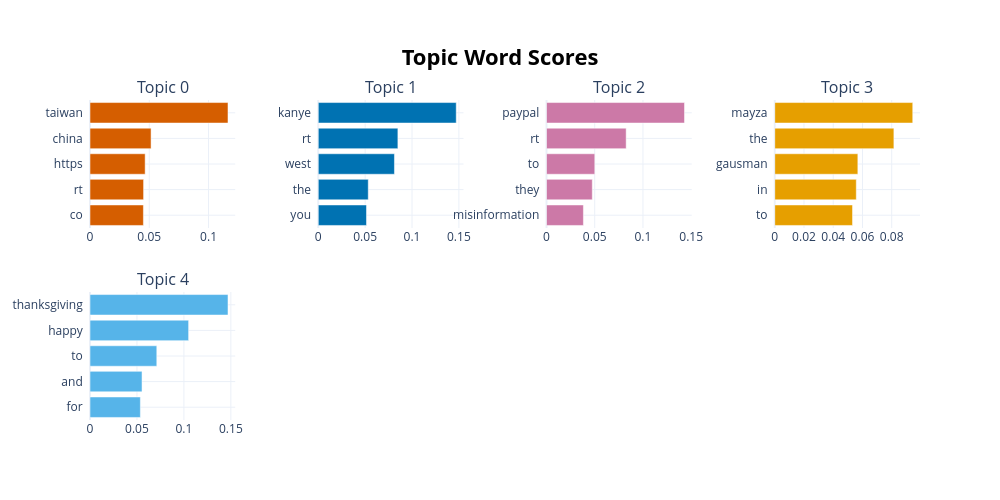

Write notebook code for a chart like this one.
### Code cell
topic_model.visualize_barchart()

### Figure 1 — Plotly figure (JSON) as saved in the notebook; plotly's stock layout.template omitted (floating-point values rounded to 4 significant figures)
{"data": [{"marker": {"color": "#D55E00"}, "orientation": "h", "type": "bar", "x": [0.04505, 0.04521, 0.04653, 0.05152, 0.1164], "xaxis": "x", "y": ["co  ", "rt  ", "https  ", "china  ", "taiwan  "], "yaxis": "y"}, {"marker": {"color": "#0072B2"}, "orientation": "h", "type": "bar", "x": [0.05145, 0.05333, 0.08126, 0.08494, 0.1472], "xaxis": "x2", "y": ["you  ", "the  ", "west  ", "rt  ", "kanye  "], "yaxis": "y2"}, {"marker": {"color": "#CC79A7"}, "orientation": "h", "type": "bar", "x": [0.03825, 0.04747, 0.05007, 0.0826, 0.1431], "xaxis": "x3", "y": ["misinformation  ", "they  ", "to  ", "rt  ", "paypal  "], "yaxis": "y3"}, {"marker": {"color": "#E69F00"}, "orientation": "h", "type": "bar", "x": [0.05319, 0.05577, 0.05684, 0.08149, 0.09438], "xaxis": "x4", "y": ["to  ", "in  ", "gausman  ", "the  ", "mayza  "], "yaxis": "y4"}, {"marker": {"color": "#56B4E9"}, "orientation": "h", "type": "bar", "x": [0.05363, 0.0554, 0.07113, 0.105, 0.1469], "xaxis": "x5", "y": ["for  ", "and  ", "to  ", "happy  ", "thanksgiving  "], "yaxis": "y5"}], "layout": {"annotations": [{"font": {"size": 16}, "showarrow": false, "text": "Topic 0", "x": 0.0875, "xanchor": "center", "xref": "paper", "y": 1, "yanchor": "bottom", "yref": "paper"}, {"font": {"size": 16}, "showarrow": false, "text": "Topic 1", "x": 0.3625, "xanchor": "center", "xref": "paper", "y": 1, "yanchor": "bottom", "yref": "paper"}, {"font": {"size": 16}, "showarrow": false, "text": "Topic 2", "x": 0.6375, "xanchor": "center", "xref": "paper", "y": 1, "yanchor": "bottom", "yref": "paper"}, {"font": {"size": 16}, "showarrow": false, "text": "Topic 3", "x": 0.9125, "xanchor": "center", "xref": "paper", "y": 1, "yanchor": "bottom", "yref": "paper"}, {"font": {"size": 16}, "showarrow": false, "text": "Topic 4", "x": 0.0875, "xanchor": "center", "xref": "paper", "y": 0.4, "yanchor": "bottom", "yref": "paper"}], "height": 500, "hoverlabel": {"bgcolor": "white", "font": {"family": "Rockwell", "size": 16}}, "showlegend": false, "title": {"font": {"color": "Black", "size": 22}, "text": "<b>Topic Word Scores", "x": 0.5, "xanchor": "center", "yanchor": "top"}, "width": 1000, "xaxis": {"anchor": "y", "domain": [0, 0.175], "showgrid": true}, "xaxis2": {"anchor": "y2", "domain": [0.275, 0.45], "showgrid": true}, "xaxis3": {"anchor": "y3", "domain": [0.55, 0.725], "showgrid": true}, "xaxis4": {"anchor": "y4", "domain": [0.825, 1], "showgrid": true}, "xaxis5": {"anchor": "y5", "domain": [0, 0.175], "showgrid": true}, "xaxis6": {"anchor": "y6", "domain": [0.275, 0.45], "showgrid": true}, "xaxis7": {"anchor": "y7", "domain": [0.55, 0.725], "showgrid": true}, "xaxis8": {"anchor": "y8", "domain": [0.825, 1], "showgrid": true}, "yaxis": {"anchor": "x", "domain": [0.6, 1], "showgrid": true}, "yaxis2": {"anchor": "x2", "domain": [0.6, 1], "showgrid": true}, "yaxis3": {"anchor": "x3", "domain": [0.6, 1], "showgrid": true}, "yaxis4": {"anchor": "x4", "domain": [0.6, 1], "showgrid": true}, "yaxis5": {"anchor": "x5", "domain": [0, 0.4], "showgrid": true}, "yaxis6": {"anchor": "x6", "domain": [0, 0.4], "showgrid": true}, "yaxis7": {"anchor": "x7", "domain": [0, 0.4], "showgrid": true}, "yaxis8": {"anchor": "x8", "domain": [0, 0.4], "showgrid": true}}}
